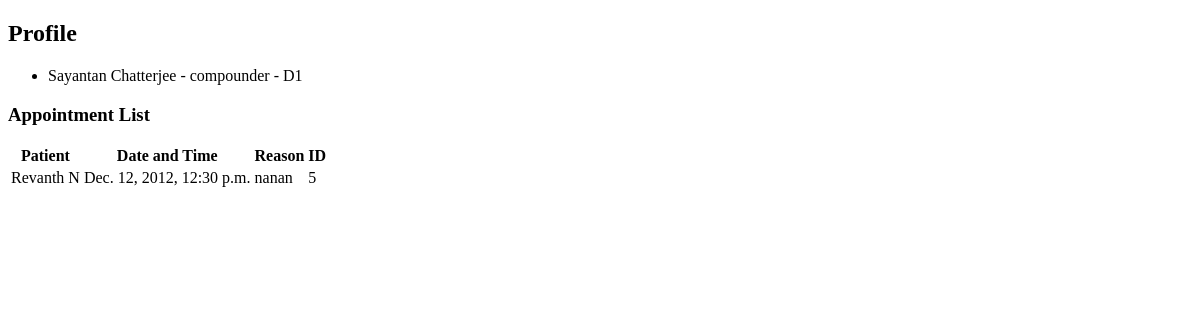
The page /appointments/doctors/view/D1/ on the database as committed earlier.
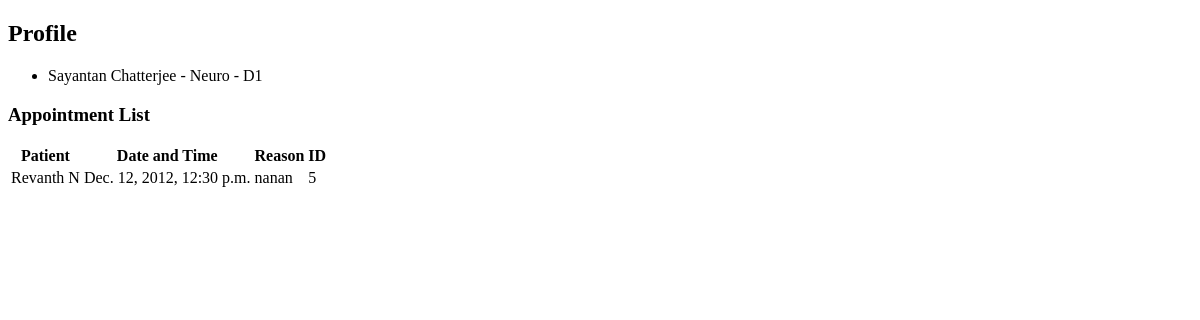
The same page on the database as committed later.
### appointments/models.py (models this page shows, shortened)
class Doctor(models.Model):
    name = models.CharField(max_length=100)
    specialization = models.CharField(max_length=100)
    id= models.TextField(max_length=10,unique=True,primary_key=True)

### appointments/views.py (the view)
# urls.py: path('doctors/view/<str:doctor_id>/',views.doctor_info,name='doctor_info'),
def doctor_info(request,doctor_id):
    doctor = Doctor.objects.filter(id=doctor_id)
    appointments = Appointment.objects.filter(doctor=doctor[0])
    return render(request,'appointments/doctor_info.html', {'appointments': appointments , 'doctors': doctor})

### appointments/models.py (called while the page is built)
    def __str__(self):
        return self.name

### appointments/templates/appointments/doctor_info.html (shortened to what this page needs)
<!DOCTYPE html>
<html>
<head>
</head>
<body>
    <h2>Profile</h2>
    <ul>
        {% for doctor in doctors %}
            <li>{{ doctor.name }} - {{ doctor.specialization }} - {{doctor.id}}</li>
        {% empty %}
            <li>No doctors found.</li>
        {% endfor %}
    </ul>
    <h3>Appointment List</h3>
    <table>
        <tr>
            <th>Patient</th>
            <th>Date and Time</th>
            <th>Reason</th>
            <th>ID</th>
        </tr>
        {% for appointment in appointments %}
            <tr>
                <td>{{ appointment.patient }}</td>
                <td>{{ appointment.date_time }}</td>
                <td>{{ appointment.reason }}</td>
                <td>{{ appointment.id }}</id>
            </tr>
        {% empty %}
            <tr>
                <td colspan="4">No appointments found.</td>
            </tr>
        {% endfor %}
    </table>
</body>
</html>

Rows that differ between the two databases and show on the page:
changed Doctor "Sayantan Chatterjee": specialization "compounder" → "Neuro"
